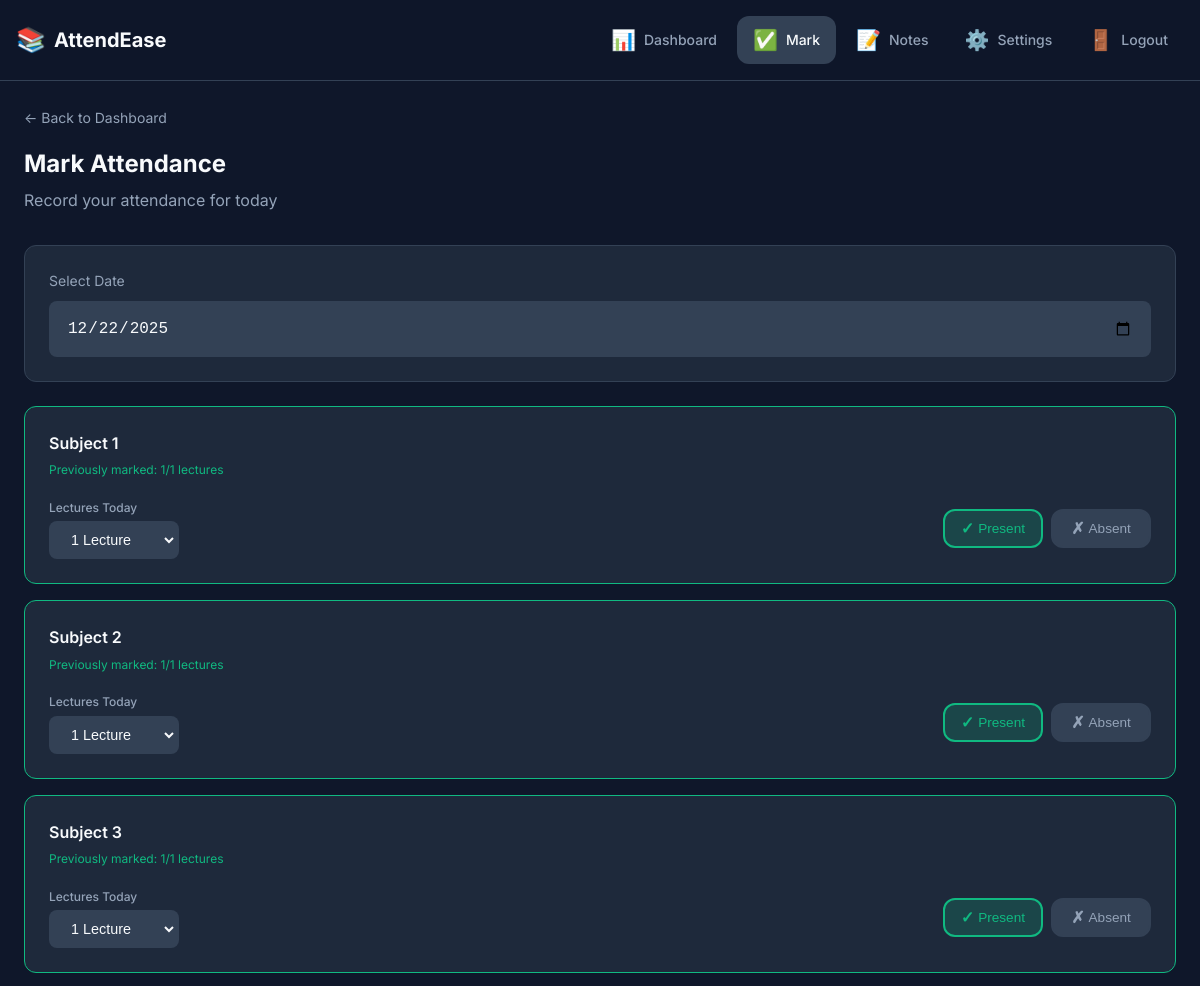
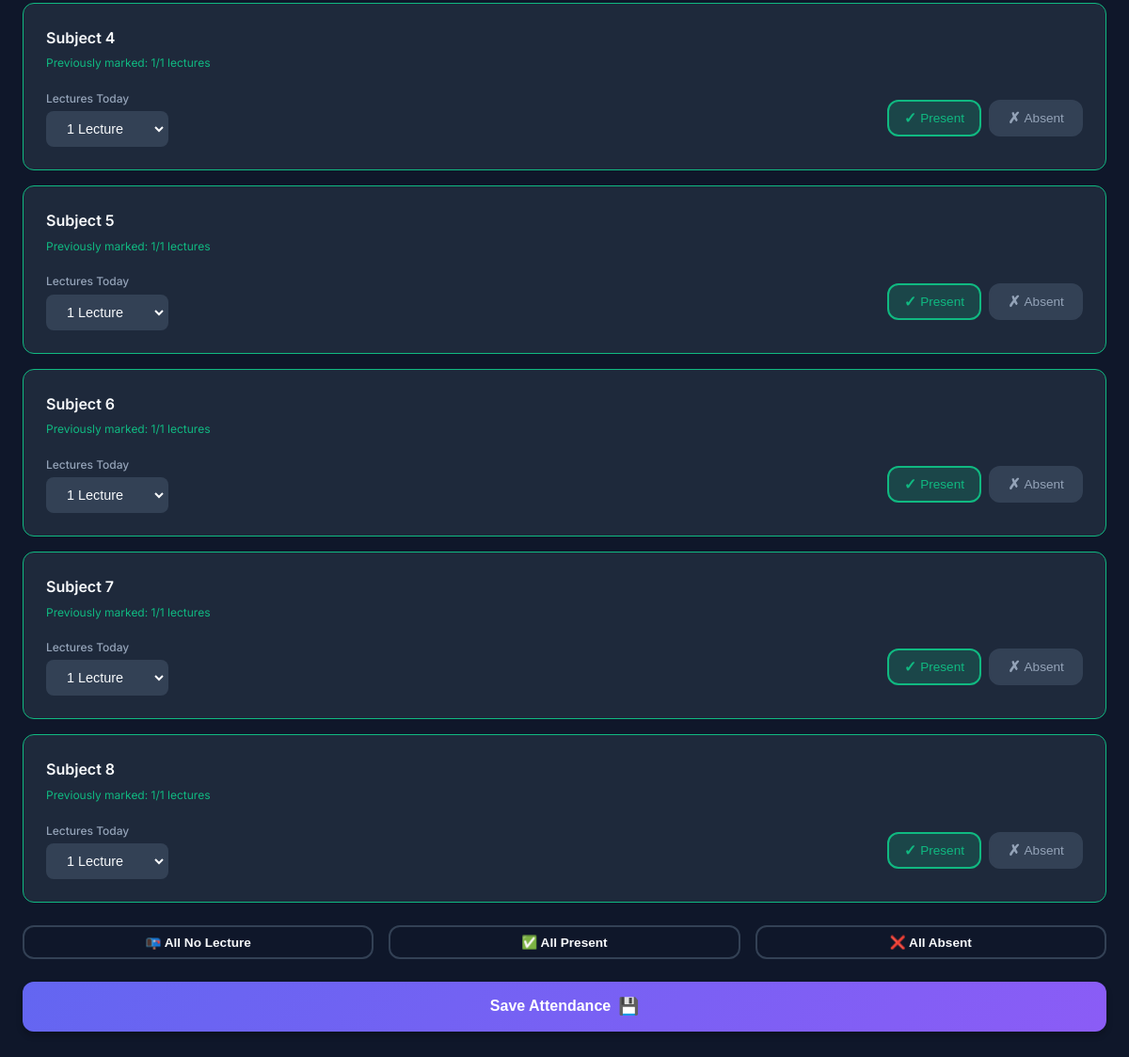
/mark-attendance (signed in), run on the app's committed database (2 pictures, top to bottom).
### models.py (models this page shows, shortened)
class Subject(db.Model):
    __tablename__ = 'subjects'
    id = db.Column(db.Integer, primary_key=True)
    name = db.Column(db.String(100), nullable=False)
    total_lectures = db.Column(db.Integer, default=40)
    attendance_records = db.relationship('Attendance', backref='subject', lazy='dynamic')

### app.py (the view, shortened to what this page needs)
@app.route('/mark-attendance', methods=['GET', 'POST'])
@login_required
def mark_attendance():
    subjects = Subject.query.all()
    today = date.today()
    requested_date_str = request.args.get('date') or request.form.get('date')
    if requested_date_str:
        try:
            target_date = datetime.strptime(requested_date_str, '%Y-%m-%d').date()
        except ValueError:
            target_date = today
    else:
        target_date = today
    if target_date > today:
        target_date = today
        flash('Cannot mark attendance for future dates.', 'warning')
    subject_status = []
    for subject in subjects:
        record = Attendance.query.filter_by(
            user_id=current_user.id,
            subject_id=subject.id,
            date=target_date
        ).first()
        if record is None:
            lectures_total = 0
            lectures_present = 0
        else:
            lectures_total = record.lectures_total
            lectures_present = record.lectures_present
        subject_status.append({
            'id': subject.id,
            'name': subject.name,
            'lectures_total': lectures_total,
            'lectures_present': lectures_present,
            'already_marked': record is not None
        })
    return render_template('mark_attendance.html', subjects=subject_status, today=today, target_date=target_date)

### app.py (called while the page is built)
@login_manager.user_loader
def load_user(user_id):
    return User.query.get(int(user_id))

### templates/mark_attendance.html (shortened to what this page needs)
{% extends 'base.html' %}
{% block content %}
<div class="mark-attendance">
    <header class="page-header">
        <a href="{{ url_for('dashboard') }}" class="back-link">← Back to Dashboard</a>
        <h1>Mark Attendance</h1>
        <p>Record your attendance for today</p>
    </header>
    <form method="POST" class="attendance-form">
        <div class="date-selector">
            <label for="date">Select Date</label>
            <input type="date" id="date" name="date" value="{{ target_date.isoformat() }}" max="{{ today.isoformat() }}"
                onchange="window.location.href='{{ url_for('mark_attendance') }}?date=' + this.value">
        </div>
        <div class="subjects-list">
            {% for subject in subjects %}
            <div class="attendance-item {% if subject.already_marked %}already-marked{% endif %}"
                data-subject="{{ subject.id }}">
                <div class="subject-info">
                    <h3>{{ subject.name }}</h3>
                    {% if subject.already_marked %}
                    <span class="marked-badge">Previously marked: {{ subject.lectures_present }}/{{
                        subject.lectures_total }} lectures</span>
                    {% endif %}
                </div>
                <div class="attendance-controls">
                    <div class="lectures-dropdown">
                        <label for="lectures_{{ subject.id }}">Lectures Today</label>
                        <select name="lectures_{{ subject.id }}" id="lectures_{{ subject.id }}"
                            class="lecture-count-select" data-subject="{{ subject.id }}">
                            <option value="1" {% if subject.lectures_total==1 or (not subject.already_marked and
                                subject.lectures_total !=0) %}selected{% endif %}>1 Lecture</option>
                        </select>
                    </div>
                    <div class="status-buttons" id="status_{{ subject.id }}" >
                        <button type="button"
                            class="status-btn present {% if not subject.already_marked or subject.lectures_present == subject.lectures_total %}active{% endif %}"
                            data-status="present" data-subject="{{ subject.id }}">
                            <span class="status-icon">✓</span>
                            <span class="status-text">Present</span>
                        </button>
                        <button type="button"
                            class="status-btn absent {% if subject.already_marked and subject.lectures_present == 0 %}active{% endif %}"
                            data-status="absent" data-subject="{{ subject.id }}">
                            <span class="status-icon">✗</span>
                            <span class="status-text">Absent</span>
                        </button>
                    </div>
                </div>
            </div>
            {% endfor %}
        </div>
        <div class="quick-actions">
            <button type="button" class="btn btn-outline" id="markAllNoLecture">
                <span>📭 All No Lecture</span>
            </button>
            <button type="button" class="btn btn-outline" id="markAllPresent">
                <span>✅ All Present</span>
            </button>
            <button type="button" class="btn btn-outline" id="markAllAbsent">
                <span>❌ All Absent</span>
            </button>
        </div>
        <button type="submit" class="btn btn-primary btn-full">
            <span>Save Attendance</span>
            <span class="btn-icon">💾</span>
        </button>
    </form>
</div>
{% endblock %}

### data on the page
Subject: name "Subject 1", lectures_present "1", lectures_total "1"
Subject: name "Subject 2", lectures_present "1", lectures_total "1"
Subject: name "Subject 3", lectures_present "1", lectures_total "1"
Subject: name "Subject 4", lectures_present "1", lectures_total "1"
Subject: name "Subject 5", lectures_present "1", lectures_total "1"
Subject: name "Subject 6", lectures_present "1", lectures_total "1"
Subject: name "Subject 7", lectures_present "1", lectures_total "1"
Subject: name "Subject 8", lectures_present "1", lectures_total "1"
